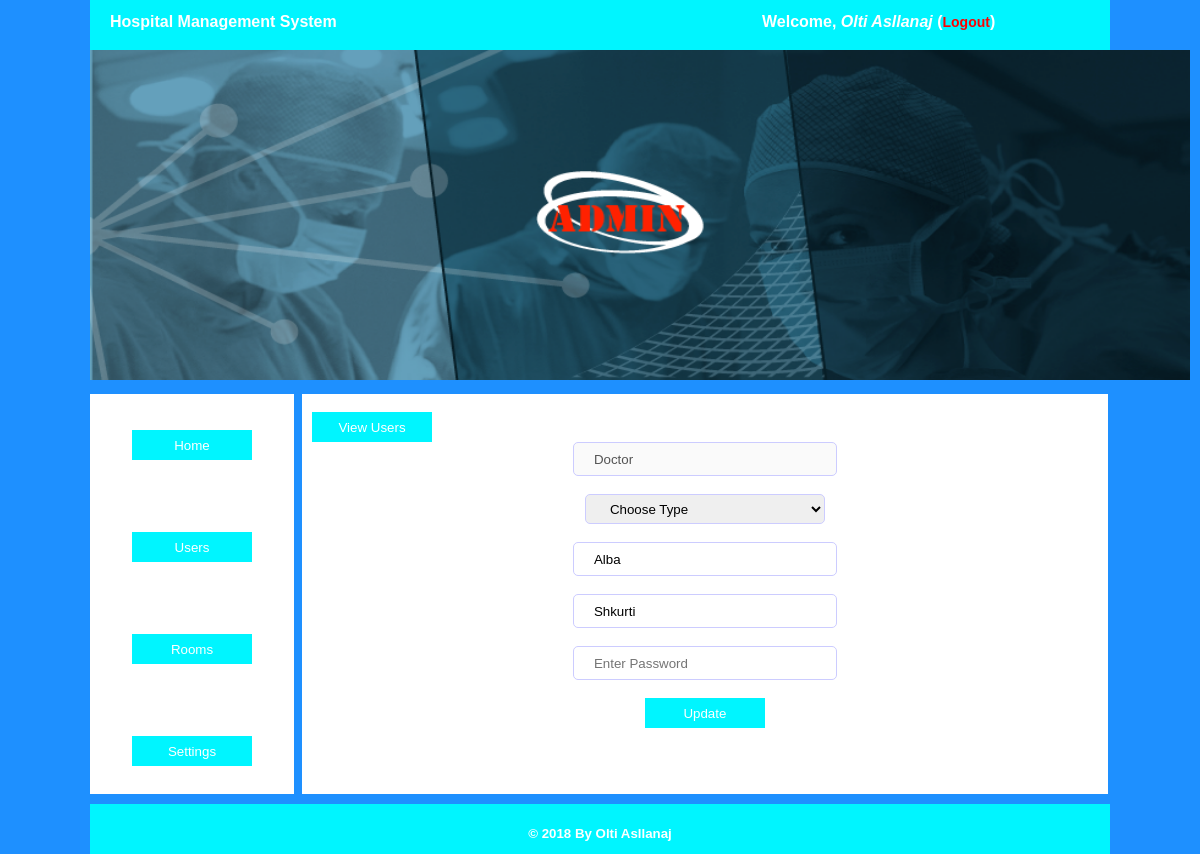
The page /admin/edituser.php?name=Doctor (signed in) on the database its author committed.
### tables this page shows
CREATE TABLE `users` (
  `username` varchar(50) NOT NULL,
  `password` varchar(40) NOT NULL,
  `fname` varchar(40) NOT NULL,
  `sname` varchar(40) NOT NULL,
  `type` varchar(40) NOT NULL
);

### admin/edituser.php (the view, shortened to what this page needs)
<!DOCTYPE html>
<html lang="en">
<head>
	<link rel="stylesheet" type="text/css" href="../assets/style.css">
</head>
<body>
	<div class="wrapper">
	<?php
		include "includes/header.php";
	 ?>
		<div class="right"><br>
			<a href="users.php" style="margin-left:10px;"><button class="btnlink">View Users</button></a><br>
			<?php
			$name = $_GET['name'];
			?>
			<center>
				<form action="edituser.php?name=<?php echo $name; ?>" method="POST">
				<input type="text" name="username" class="form" value="<?php echo $name; ?>" required="required" disabled="disabled"><br><br>
				<select name="type" class="form" required="required">
					<option value="">Choose Type</option>
				</select><br><br>
				<?php
				require_once '../includes/connect.php';
				$sql = "SELECT * FROM hospital.users WHERE `username`='$name'";
				$query = mysqli_query($con, $sql);
				while ($row = mysqli_fetch_array($query)) {
					?>
					<input type="text" name="fname" class="form" value="<?php echo $row['fname']; ?>" required="required"><br><br>
					<input type="text" name="sname" class="form" value="<?php echo $row['sname']; ?>" required="required"><br><br>
					<?php
				}
				 ?>
				<input type="password" name="password" class="form" placeholder="Enter Password" required="required"><br><br>
				<input type="submit" value="Update" class="btnlink" name="btn">
			</form>
			</center>
		</div>
	</div>
</body>
</html>

### includes/users.php (shortened to what this page needs)
<?php
function admindetails()
{
	require("connect.php");
	$type = $_SESSION['type'];
	$username = $_SESSION['admin'];
	$sql = "SELECT * FROM hospital.users WHERE `username`='$username' AND `type`='$type'";
	$query = mysqli_query($con, $sql);
	while ($row =mysqli_fetch_array($query)) {
		echo "Welcome, <i>".$row['fname']." ".$row['sname']."</i> (<a href='../logout.php'>Logout</a>)";
	}
}
?>

### assets/style.css (style rules this page uses)
body { margin: 0; padding: 0; background-color: #00F5FF; font-family: Arial,Lucida Sans; }
.wrapper { min-height: 400px; max-height: auto; width: 85%; margin: 0 auto; font-family: Arial,Lucida Sans; }
.headerright a { text-decoration: none; font-size: 14px; color: red; }
.btnlink { height: 30px; width: 120px; background-color: #00F5FF; border: 0; margin: 0; color: white; cursor: pointer; }
.right { min-height: 400px; max-height: auto; width: 79%; margin-left: 8px; background-color: white; margin-top: 10px; float: left; }
.form { height: 30px; width: 240px; border: 1px solid #ccf; border-radius: 5px; padding-left: 20px; }

### admin/includes/header.php (style rules this page uses)
body { background-color: #1E90FF; }

### rows shown on the page
users: fname "Olti", sname "Asllanaj"
users: fname "Alba", sname "Shkurti"
